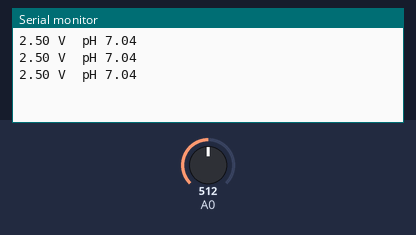
A sketch run on a simulated Arduino Uno, built with avr-gcc and run on an emulated ATmega328P. Shown: the last lines printed to the serial monitor. Inputs (shaded band) come from the test bench; at power-on: A0 = 512.

Above: at 1.3 s.
1.4 s: A0 set to 716
At 1.9 s:
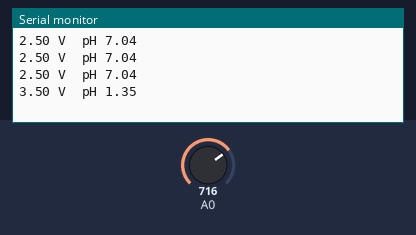
2.9 s: A0 set to 900
At 3.4 s:
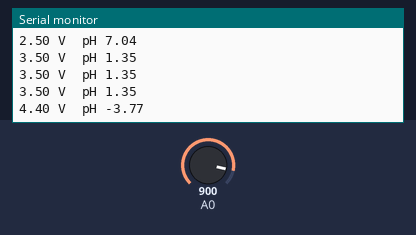
Timing chart, 0 to 5.9 s (numbered marks = the images above; inputs shaded):
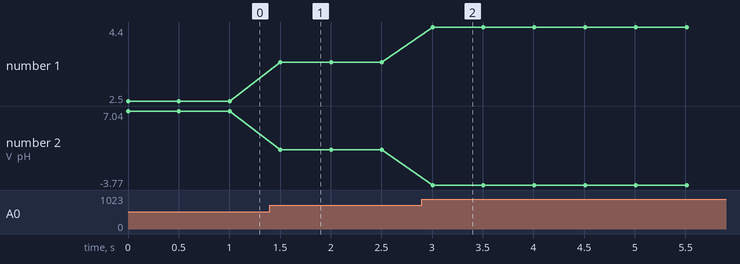

The sketch:

ph_0-14.ino
```cpp
/*
 * Sensor PH 0-14
 * pH
 *
 * T0: Temperatur Ausgang
 * D0: Alarm-Signal (Schwellwert mit Poti nahe Pinlkeiste einstellbar)
 * P0: pH-Wert, analog => A0
 * 2x GND
 * VCC: 5 V
 *
 * Make: www.make-magazin.de
 * Florian Schäffer
 *
 * https://www.nextiafenix.com/wp-content/uploads/2018/06/PH-4502C_9.jpg
 * https://www.botshop.co.za/how-to-use-a-ph-probe-and-sensor/
 * https://scidle.com/how-to-use-a-ph-sensor-with-arduino/
 * https://de.wikipedia.org/wiki/Glaselektrode
 *
 */

const float calibration = 21.3;
int sensorValue;
float voltage;

void setup() {
  Serial.begin(115200);
}

void loop() {
  sensorValue = analogRead(A0);
  voltage = sensorValue * (5.0 / 1023.0);
  Serial.print (voltage);
  Serial.print (" V\tpH ");
  Serial.println (-5.70 * voltage + calibration);
  delay(500);
}
```

Measured:
- after the input at 1.4 s, the serial monitor: prints a new line after 0.10 s (image 1)
- after the input at 2.9 s, the serial monitor: prints a new line after 0.11 s (image 2)
- plotted number 1: 2.5 → 3.5 after the input at 1.4 s, 3.5 → 4.4 after the input at 2.9 s
- plotted number 2: 7.04 → 1.35 after the input at 1.4 s, 1.35 → -3.77 after the input at 2.9 s
